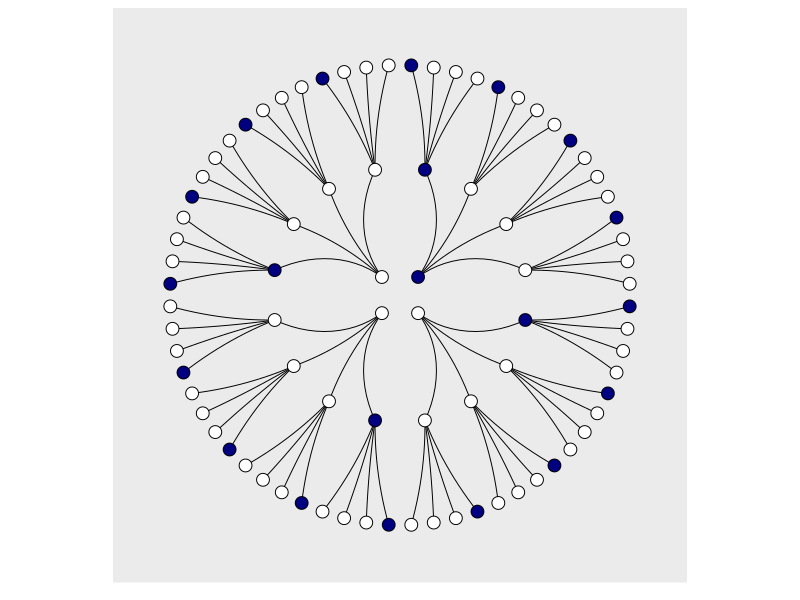
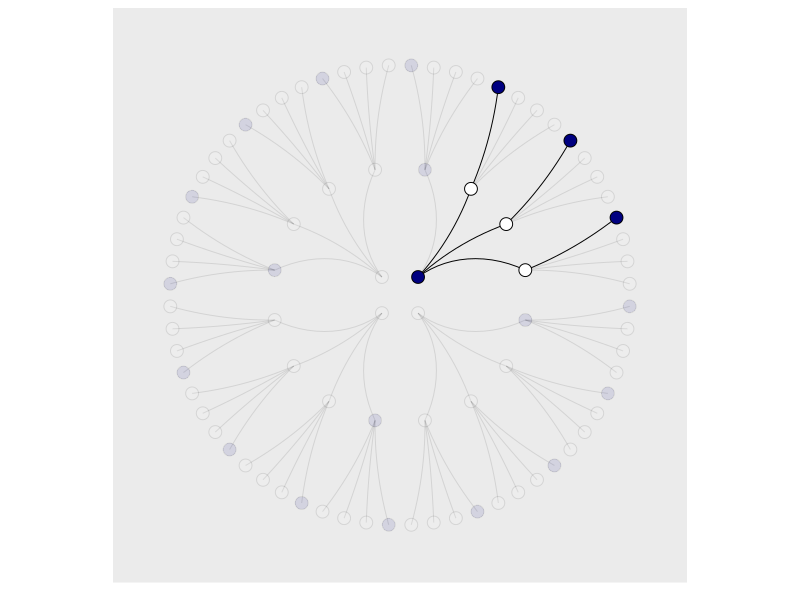
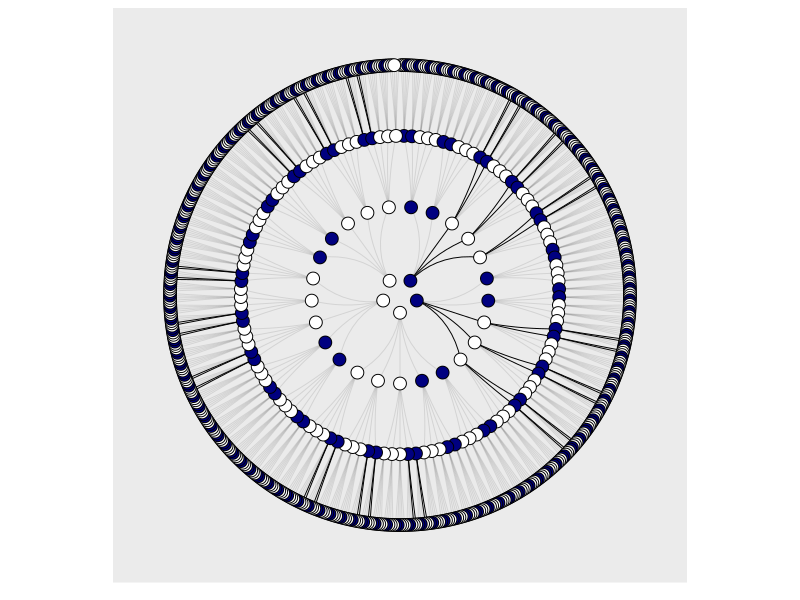

The R source for these figures, in order: (Note: this script raises an error after producing the figures.)
## ---- chunk 1
library(tidyverse)
## ---- chunk 2
d <- tibble(
  position = c((1:4^1) / 4^0, 
                      (1:4^2) / 4^1, 
                      (1:4^3) / 4^2),
         draw     = rep(1:3, times = c(4^1, 4^2, 4^3)),
         fill     = rep(c("b", "w"), times = c(1, 3)) %>% 
           rep(., times = c(4^0 + 4^1 + 4^2))
    )

lines_1 <-  tibble(
  x = rep((1:4), each = 4),
         xend = ((1:4^2) / 4),
         y    = 1,
         yend = 2)

lines_2 <- tibble(
  x    = rep(((1:4^2) / 4), each = 4),
         xend = (1:4^3) / (4^2),
         y    = 2,
         yend = 3
         )

d <- d %>% 
  mutate(denominator = ifelse(draw == 1, .5,
                              ifelse(draw == 2, .5 / 4,
                                     .5 / 4^2))) %>% 
  mutate(position    = position - denominator)

lines_1 <- lines_1 %>% 
  mutate(
    x    = x - .5,
         xend = xend - .5 / 4^1
  )

lines_2 <- lines_2 %>%
  mutate(
    x    = x - .5 / 4^1,
         xend = xend - .5 / 4^2)
## ---- chunk 3
d %>% 
  ggplot(aes(x = position, y = draw)) +
  geom_segment(data  = lines_1,
               aes(x = x, xend = xend,
                   y = y, yend = yend),
               size  = 1/3) +
  geom_segment(data  = lines_2,
               aes(x = x, xend = xend,
                   y = y, yend = yend),
               size  = 1/3) +
  geom_point(aes(fill = fill),
             shape = 21, size = 4) +
  scale_fill_manual(values  = c("navy", "white")) +
  scale_x_continuous(NULL, limits = c(0, 4), breaks = NULL) +
  scale_y_continuous(NULL, limits = c(0.75, 3), breaks = NULL) +
  theme(panel.grid      = element_blank(),
        legend.position = "none") +
  coord_polar()
## ---- chunk 4
lines_1 <-
  lines_1 %>% 
  mutate(remain = c(rep(0:1, times = c(1, 3)),
                    rep(0,   times = 4 * 3)))

lines_2 <-
  lines_2 %>% 
  mutate(remain = c(rep(0,   times = 4),
                    rep(1:0, times = c(1, 3)) %>% 
                      rep(., times = 3),
                    rep(0,   times = 12 * 4)))

d <-
  d %>% 
  mutate(remain = c(rep(1:0, times = c(1, 3)),
                    rep(0:1, times = c(1, 3)),
                    rep(0,   times = 4 * 4),
                    rep(1:0, times = c(1, 3)) %>% 
                      rep(., times = 3),
                    rep(0,   times = 12 * 4))) 

# finally, the plot:
d %>% 
  ggplot(aes(x = position, y = draw)) +
  geom_segment(data = lines_1,
               aes(
                 x = x, xend = xend,
                 y = y, yend = yend,
                 alpha = remain %>% as.character()),
                size  = 1/3
               ) +
  geom_segment(data  = lines_2,
               aes(x = x, xend = xend,
                   y = y, yend = yend,
                   alpha = remain %>% as.character()),
               size  = 1/3) +
  geom_point(aes(fill = fill, alpha = remain %>% as.character()),
             shape = 21, size = 4) +
  # it's the alpha parameter that makes elements semitransparent
  scale_alpha_manual(values = c(1/10, 1)) +
  scale_fill_manual(values  = c("navy", "white")) +
  scale_x_continuous(NULL, limits = c(0, 4), breaks = NULL) +
  scale_y_continuous(NULL, limits = c(0.75, 3), breaks = NULL) +
  theme(panel.grid      = element_blank(),
        legend.position = "none") + 
  coord_polar()
## ---- chunk 5
n <- 4
sn <- 3
c(
  (1:n^1) / n^0,
  (1:n^2) / n^1, 
  (1:n^3) / n^2
)
## ---- chunk 6
draw_garden <- function(n, blue, smpl) {
    sn <- length(smpl)

    positions_lst <- sapply(1:sn, function(x) (1:(n^x)) / n^(x-1))
    positions <- unlist(positions_lst)

    d <- tibble(        
        position = positions,
        draw = rep(
          1:sn,
          times = n^(1:sn)
          ),
        fill = rep(
          c("b", "w"),
          times = c(blue, n - blue)
          ) %>% 
           rep(., 
            times = sum(n^(0:(sn-1)))
           ),
        pos_char = as.character(positions)
    )

    lines_lst <- lapply(
      1:(sn - 1), 
      function(s) tibble(
        x = rep(((1:(n^s)) / (n^(s - 1))), each = n),
        xend = (1:(n^(s + 1))) / (n^s),
        y = s,
        yend = s + 1,
        draw = s,
      )
    )
    lines_len <- sapply(lines_lst, nrow)

    lines_dt <- bind_rows(lines_lst) %>%
      left_join(
        d %>% 
          select(draw, position, fill) %>%
          rename(fill_start = fill),
        by = c("draw" = "draw", "x" = "position")
      ) %>%
      left_join(
        d %>% 
          mutate(
            draw = draw - 1
          ) %>%
          select(draw, position, fill) %>%
          rename(fill_end = fill),
        by = c("draw" = "draw", "xend" = "position")
      ) %>%
      mutate(
        fill_smpl = smpl[draw],
        fill_smpl_next = smpl[draw + 1],
        visible = ifelse(fill_start == fill_smpl & fill_end == fill_smpl_next, 1, 0)
      )

    for (i in 1:(sn - 2)) {
      lines_dt <- lines_dt %>%
        left_join(
          lines_dt %>%
            select(draw, visible, xend) %>%
            rename(parent_visible = visible) %>%
            mutate(
              draw = draw + i
            ),
          by = c("draw" = "draw", "x" = "xend")
        ) %>%
        mutate(
          visible = ifelse(
            is.na(parent_visible), 
            visible, 
            ifelse(
              parent_visible == 0, 
              0,
              visible
            )
          ),
        ) %>%
        select(-parent_visible)
    }

    lines_dt <- lines_dt %>%
      mutate(
        x = x - .5 / n^(draw - 1),
        xend = xend - .5 / n^(draw)
      )

    d <- d %>% 
        mutate(
            denominator = ifelse(draw == 1, .5,
                                ifelse(draw == 2, .5 / n,
                                        .5 / n^2)),
            position = position - denominator
        )

    plt <- d %>% 
      ggplot(aes(x = position, y = draw)) +
      geom_segment(data  = lines_dt,
                   aes(x = x, xend = xend,
                       y = y, yend = yend,
                       alpha = visible %>% as.character()
                       ),
                   size  = 1/3) +
      geom_point(aes(fill = fill),
                  shape = 21, size = 4) +
      scale_fill_manual(values  = c("navy", "white")) +
      scale_alpha_manual(values = c(1/10, 1)) +
      scale_x_continuous(NULL, limits = c(0, n), breaks = NULL) +
      scale_y_continuous(NULL, limits = c(0.75, sn), breaks = NULL) +
      theme(panel.grid      = element_blank(),
              legend.position = "none") + 
      coord_polar()

    plot(plt)
    return(list(d, lines_dt))
}
## ---- chunk 7
out <- draw_garden(n = 5, blue=2, smpl=c("b", "w", "b", "b"))
lines_dt_out <- out[[2]]
dt_out <- out[[1]]
## ---- chunk 8
lines_1 <- tibble(
    x = rep((1:n), each = n),
    xend = ((1:n^2) / n),
    y = 1,
    yend = 2
    )
lines_1
## ---- chunk 9

tm <- tibble(
  elid = paste0(rep(c("b", "w"), c(1, 3)), 1:4),
  draw = 1:3
)

tm
## ---- chunk 10
smpl <- c("b", "w", "b")

tmp <- dt_out %>%
  mutate(
    smpl_fill = smpl[draw],
    visible = fill == smpl_fill
  )
